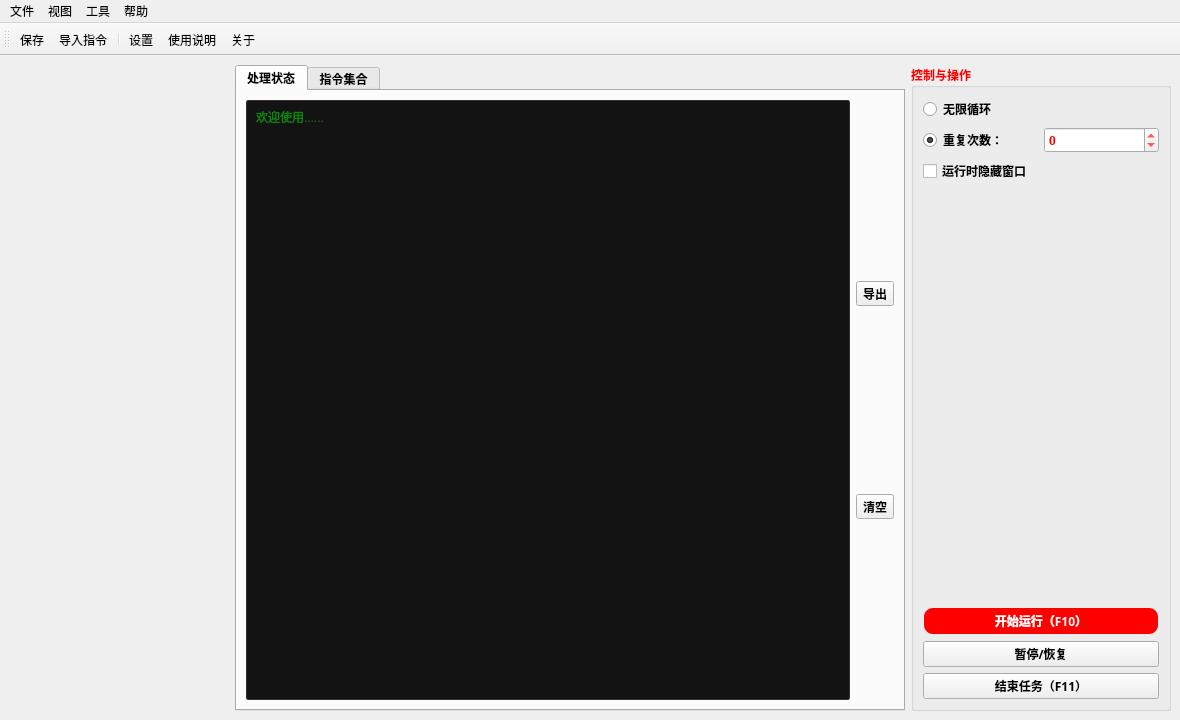
<?xml version='1.0' encoding='UTF-8'?>
<ui version="4.0">
 <class>MainWindow</class>
 <widget class="QMainWindow" name="MainWindow">
  <property name="geometry">
   <rect>
    <x>0</x>
    <y>0</y>
    <width>1180</width>
    <height>720</height>
   </rect>
  </property>
  <property name="font">
   <font>
    <family>Microsoft YaHei UI</family>
   </font>
  </property>
  <property name="windowTitle">
   <string>An Clicker    [v1.0.0 Beat]</string>
  </property>
  <property name="windowIcon">
   <iconset resource="../images.qrc">
    <normaloff>:/按钮图标/Window/res/图标.png</normaloff>:/按钮图标/Window/res/图标.png</iconset>
  </property>
  <property name="styleSheet">
   <string notr="true" />
  </property>
  <widget class="QWidget" name="centralwidget">
   <layout class="QGridLayout" name="gridLayout_4" columnstretch="0,1,0">
    <item row="0" column="0">
     <widget class="QWidget" name="instructionPaletteHost" native="true">
      <property name="minimumSize">
       <size>
        <width>220</width>
        <height>0</height>
       </size>
      </property>
      <layout class="QVBoxLayout" name="instructionPaletteLayout">
       <property name="leftMargin">
        <number>0</number>
       </property>
       <property name="topMargin">
        <number>0</number>
       </property>
       <property name="rightMargin">
        <number>0</number>
       </property>
       <property name="bottomMargin">
        <number>0</number>
       </property>
      </layout>
     </widget>
    </item>
    <item row="0" column="1">
     <widget class="QTabWidget" name="tabWidget">
      <property name="palette">
       <palette>
        <active>
         <colorrole role="Text">
          <brush brushstyle="SolidPattern">
           <color alpha="255">
            <red>255</red>
            <green>0</green>
            <blue>0</blue>
           </color>
          </brush>
         </colorrole>
         <colorrole role="PlaceholderText">
          <brush brushstyle="NoBrush">
           <color alpha="128">
            <red>255</red>
            <green>0</green>
            <blue>0</blue>
           </color>
          </brush>
         </colorrole>
        </active>
        <inactive>
         <colorrole role="Text">
          <brush brushstyle="SolidPattern">
           <color alpha="255">
            <red>255</red>
            <green>0</green>
            <blue>0</blue>
           </color>
          </brush>
         </colorrole>
         <colorrole role="PlaceholderText">
          <brush brushstyle="NoBrush">
           <color alpha="128">
            <red>255</red>
            <green>0</green>
            <blue>0</blue>
           </color>
          </brush>
         </colorrole>
        </inactive>
        <disabled>
         <colorrole role="Text">
          <brush brushstyle="SolidPattern">
           <color alpha="255">
            <red>120</red>
            <green>120</green>
            <blue>120</blue>
           </color>
          </brush>
         </colorrole>
         <colorrole role="PlaceholderText">
          <brush brushstyle="NoBrush">
           <color alpha="128">
            <red>255</red>
            <green>0</green>
            <blue>0</blue>
           </color>
          </brush>
         </colorrole>
        </disabled>
       </palette>
      </property>
      <property name="font">
       <font>
        <family>Microsoft YaHei UI</family>
        <bold>true</bold>
       </font>
      </property>
      <property name="tabPosition">
       <enum>QTabWidget::TabPosition::North</enum>
      </property>
      <property name="tabShape">
       <enum>QTabWidget::TabShape::Rounded</enum>
      </property>
      <property name="currentIndex">
       <number>0</number>
      </property>
      <property name="elideMode">
       <enum>Qt::TextElideMode::ElideMiddle</enum>
      </property>
      <widget class="QWidget" name="tab">
       <attribute name="title">
        <string>处理状态</string>
       </attribute>
       <layout class="QHBoxLayout" name="horizontalLayout">
        <item>
         <widget class="QTextEdit" name="textEdit">
          <property name="styleSheet">
           <string notr="true">QTextEdit {
    background-color: #131313;
    color: #00ff00;
    border: 1px solid #343434;
    border-radius: 2px;
    padding: 3px;
    padding-left: 5px;
}</string>
          </property>
          <property name="placeholderText">
           <string>欢迎使用......</string>
          </property>
         </widget>
        </item>
        <item>
         <layout class="QVBoxLayout" name="verticalLayout">
          <item>
           <spacer name="verticalSpacer">
            <property name="orientation">
             <enum>Qt::Orientation::Vertical</enum>
            </property>
            <property name="sizeHint" stdset="0">
             <size>
              <width>20</width>
              <height>40</height>
             </size>
            </property>
           </spacer>
          </item>
          <item>
           <widget class="QToolButton" name="toolButton_8">
            <property name="text">
             <string>导出</string>
            </property>
            <property name="icon">
             <iconset resource="../images.qrc">
              <normaloff>:/按钮图标/Window/res/导入指令.png</normaloff>:/按钮图标/Window/res/导入指令.png</iconset>
            </property>
           </widget>
          </item>
          <item>
           <spacer name="verticalSpacer_3">
            <property name="orientation">
             <enum>Qt::Orientation::Vertical</enum>
            </property>
            <property name="sizeHint" stdset="0">
             <size>
              <width>20</width>
              <height>40</height>
             </size>
            </property>
           </spacer>
          </item>
          <item>
           <widget class="QToolButton" name="toolButton_7">
            <property name="text">
             <string>清空</string>
            </property>
            <property name="icon">
             <iconset resource="../images.qrc">
              <normaloff>:/按钮图标/Window/res/清除.png</normaloff>:/按钮图标/Window/res/清除.png</iconset>
            </property>
           </widget>
          </item>
          <item>
           <spacer name="verticalSpacer_2">
            <property name="orientation">
             <enum>Qt::Orientation::Vertical</enum>
            </property>
            <property name="sizeHint" stdset="0">
             <size>
              <width>20</width>
              <height>40</height>
             </size>
            </property>
           </spacer>
          </item>
         </layout>
        </item>
       </layout>
      </widget>
      <widget class="QWidget" name="tab_2">
       <attribute name="title">
        <string>指令集合</string>
       </attribute>
       <layout class="QVBoxLayout" name="verticalLayout_2">
        <item>
         <widget class="QWidget" name="nodeEditorHost" native="true">
          <layout class="QVBoxLayout" name="nodeEditorLayout">
           <property name="leftMargin">
            <number>0</number>
           </property>
           <property name="topMargin">
            <number>0</number>
           </property>
           <property name="rightMargin">
            <number>0</number>
           </property>
           <property name="bottomMargin">
            <number>0</number>
           </property>
          </layout>
         </widget>
        </item>
        <item>
         <layout class="QHBoxLayout" name="horizontalLayout_4" stretch="1,1">
          <property name="spacing">
           <number>0</number>
          </property>
          <item>
           <layout class="QHBoxLayout" name="horizontalLayout_2" stretch="1,2,1">
            <property name="spacing">
             <number>0</number>
            </property>
           </layout>
          </item>
          <item>
           <layout class="QHBoxLayout" name="horizontalLayout_3">
            <property name="spacing">
             <number>0</number>
            </property>
            <item>
             <widget class="QPushButton" name="pushButton_3">
              <property name="font">
               <font>
                <family>Microsoft YaHei</family>
                <bold>true</bold>
               </font>
              </property>
              <property name="styleSheet">
               <string notr="true">QPushButton {
    background-color: red;
    color: white;
    border-radius: 10px; /* 设置圆角半径 */
    font-family: 'Microsoft YaHei'; /* 设置字体为微软雅黑 */
    padding: 3px 5px; /* 设置内边距，使按钮看起来更美观 */
border: 2px solid transparent; /* 设置边框为透明 */
}

QPushButton:hover {
    background-color: rgb(170, 0, 0); /* 设置鼠标悬停时的背景颜色 */
}

QPushButton:pressed {
    background-color: rgb(85, 85, 127); /* 设置按钮按下时的背景颜色 */
}</string>
              </property>
              <property name="text">
               <string>设置资源文件夹</string>
              </property>
             </widget>
            </item>
           </layout>
          </item>
         </layout>
        </item>
        <item>
         <widget class="QPushButton" name="pushButton">
          <property name="palette">
           <palette>
            <active>
             <colorrole role="Button">
              <brush brushstyle="SolidPattern">
               <color alpha="255">
                <red>255</red>
                <green>0</green>
                <blue>0</blue>
               </color>
              </brush>
             </colorrole>
             <colorrole role="Text">
              <brush brushstyle="SolidPattern">
               <color alpha="255">
                <red>255</red>
                <green>0</green>
                <blue>0</blue>
               </color>
              </brush>
             </colorrole>
             <colorrole role="ButtonText">
              <brush brushstyle="SolidPattern">
               <color alpha="255">
                <red>255</red>
                <green>0</green>
                <blue>0</blue>
               </color>
              </brush>
             </colorrole>
             <colorrole role="Base">
              <brush brushstyle="SolidPattern">
               <color alpha="255">
                <red>255</red>
                <green>255</green>
                <blue>255</blue>
               </color>
              </brush>
             </colorrole>
             <colorrole role="Window">
              <brush brushstyle="SolidPattern">
               <color alpha="255">
                <red>255</red>
                <green>0</green>
                <blue>0</blue>
               </color>
              </brush>
             </colorrole>
             <colorrole role="PlaceholderText">
              <brush brushstyle="NoBrush">
               <color alpha="128">
                <red>255</red>
                <green>0</green>
                <blue>0</blue>
               </color>
              </brush>
             </colorrole>
            </active>
            <inactive>
             <colorrole role="Button">
              <brush brushstyle="SolidPattern">
               <color alpha="255">
                <red>255</red>
                <green>0</green>
                <blue>0</blue>
               </color>
              </brush>
             </colorrole>
             <colorrole role="Text">
              <brush brushstyle="SolidPattern">
               <color alpha="255">
                <red>255</red>
                <green>0</green>
                <blue>0</blue>
               </color>
              </brush>
             </colorrole>
             <colorrole role="ButtonText">
              <brush brushstyle="SolidPattern">
               <color alpha="255">
                <red>255</red>
                <green>0</green>
                <blue>0</blue>
               </color>
              </brush>
             </colorrole>
             <colorrole role="Base">
              <brush brushstyle="SolidPattern">
               <color alpha="255">
                <red>255</red>
                <green>255</green>
                <blue>255</blue>
               </color>
              </brush>
             </colorrole>
             <colorrole role="Window">
              <brush brushstyle="SolidPattern">
               <color alpha="255">
                <red>255</red>
                <green>0</green>
                <blue>0</blue>
               </color>
              </brush>
             </colorrole>
             <colorrole role="PlaceholderText">
              <brush brushstyle="NoBrush">
               <color alpha="128">
                <red>255</red>
                <green>0</green>
                <blue>0</blue>
               </color>
              </brush>
             </colorrole>
            </inactive>
            <disabled>
             <colorrole role="Button">
              <brush brushstyle="SolidPattern">
               <color alpha="77">
                <red>249</red>
                <green>249</green>
                <blue>249</blue>
               </color>
              </brush>
             </colorrole>
             <colorrole role="Text">
              <brush brushstyle="SolidPattern">
               <color alpha="255">
                <red>120</red>
                <green>120</green>
                <blue>120</blue>
               </color>
              </brush>
             </colorrole>
             <colorrole role="ButtonText">
              <brush brushstyle="SolidPattern">
               <color alpha="92">
                <red>0</red>
                <green>0</green>
                <blue>0</blue>
               </color>
              </brush>
             </colorrole>
             <colorrole role="Base">
              <brush brushstyle="SolidPattern">
               <color alpha="255">
                <red>255</red>
                <green>0</green>
                <blue>0</blue>
               </color>
              </brush>
             </colorrole>
             <colorrole role="Window">
              <brush brushstyle="SolidPattern">
               <color alpha="255">
                <red>255</red>
                <green>0</green>
                <blue>0</blue>
               </color>
              </brush>
             </colorrole>
             <colorrole role="PlaceholderText">
              <brush brushstyle="NoBrush">
               <color alpha="128">
                <red>255</red>
                <green>0</green>
                <blue>0</blue>
               </color>
              </brush>
             </colorrole>
            </disabled>
           </palette>
          </property>
          <property name="font">
           <font>
            <family>微软雅黑</family>
            <pointsize>10</pointsize>
            <italic>false</italic>
            <bold>true</bold>
           </font>
          </property>
          <property name="styleSheet">
           <string notr="true" />
          </property>
          <property name="text">
           <string>添加指令（Ctrl+Enter）</string>
          </property>
          <property name="iconSize">
           <size>
            <width>40</width>
            <height>20</height>
           </size>
          </property>
          <property name="shortcut">
           <string>Ctrl+Return</string>
          </property>
         </widget>
        </item>
       </layout>
      </widget>
     </widget>
    </item>
    <item row="0" column="2">
     <widget class="QGroupBox" name="groupBox_3">
      <property name="minimumSize">
       <size>
        <width>260</width>
        <height>0</height>
       </size>
      </property>
      <property name="palette">
       <palette>
        <active>
         <colorrole role="WindowText">
          <brush brushstyle="SolidPattern">
           <color alpha="255">
            <red>255</red>
            <green>0</green>
            <blue>0</blue>
           </color>
          </brush>
         </colorrole>
        </active>
        <inactive>
         <colorrole role="WindowText">
          <brush brushstyle="SolidPattern">
           <color alpha="255">
            <red>255</red>
            <green>0</green>
            <blue>0</blue>
           </color>
          </brush>
         </colorrole>
        </inactive>
        <disabled>
         <colorrole role="WindowText">
          <brush brushstyle="SolidPattern">
           <color alpha="255">
            <red>120</red>
            <green>120</green>
            <blue>120</blue>
           </color>
          </brush>
         </colorrole>
        </disabled>
       </palette>
      </property>
      <property name="font">
       <font>
        <family>微软雅黑</family>
        <bold>true</bold>
       </font>
      </property>
      <property name="title">
       <string>控制与操作</string>
      </property>
      <layout class="QGridLayout" name="gridLayout_2">
       <item row="1" column="0">
        <widget class="QRadioButton" name="radioButton_2">
         <property name="enabled">
          <bool>true</bool>
         </property>
         <property name="palette">
          <palette>
           <active>
            <colorrole role="WindowText">
             <brush brushstyle="SolidPattern">
              <color alpha="255">
               <red>0</red>
               <green>0</green>
               <blue>0</blue>
              </color>
             </brush>
            </colorrole>
           </active>
           <inactive>
            <colorrole role="WindowText">
             <brush brushstyle="SolidPattern">
              <color alpha="255">
               <red>0</red>
               <green>0</green>
               <blue>0</blue>
              </color>
             </brush>
            </colorrole>
           </inactive>
           <disabled>
            <colorrole role="WindowText">
             <brush brushstyle="SolidPattern">
              <color alpha="255">
               <red>120</red>
               <green>120</green>
               <blue>120</blue>
              </color>
             </brush>
            </colorrole>
            <colorrole role="Button">
             <brush brushstyle="SolidPattern">
              <color alpha="77">
               <red>249</red>
               <green>249</green>
               <blue>249</blue>
              </color>
             </brush>
            </colorrole>
            <colorrole role="ButtonText">
             <brush brushstyle="SolidPattern">
              <color alpha="92">
               <red>0</red>
               <green>0</green>
               <blue>0</blue>
              </color>
             </brush>
            </colorrole>
           </disabled>
          </palette>
         </property>
         <property name="text">
          <string>重复次数：</string>
         </property>
         <property name="checked">
          <bool>true</bool>
         </property>
        </widget>
       </item>
       <item row="0" column="0">
        <widget class="QRadioButton" name="radioButton">
         <property name="palette">
          <palette>
           <active>
            <colorrole role="WindowText">
             <brush brushstyle="SolidPattern">
              <color alpha="255">
               <red>0</red>
               <green>0</green>
               <blue>0</blue>
              </color>
             </brush>
            </colorrole>
           </active>
           <inactive>
            <colorrole role="WindowText">
             <brush brushstyle="SolidPattern">
              <color alpha="255">
               <red>0</red>
               <green>0</green>
               <blue>0</blue>
              </color>
             </brush>
            </colorrole>
           </inactive>
           <disabled>
            <colorrole role="WindowText">
             <brush brushstyle="SolidPattern">
              <color alpha="255">
               <red>120</red>
               <green>120</green>
               <blue>120</blue>
              </color>
             </brush>
            </colorrole>
            <colorrole role="Button">
             <brush brushstyle="SolidPattern">
              <color alpha="77">
               <red>249</red>
               <green>249</green>
               <blue>249</blue>
              </color>
             </brush>
            </colorrole>
            <colorrole role="ButtonText">
             <brush brushstyle="SolidPattern">
              <color alpha="92">
               <red>0</red>
               <green>0</green>
               <blue>0</blue>
              </color>
             </brush>
            </colorrole>
           </disabled>
          </palette>
         </property>
         <property name="text">
          <string>无限循环</string>
         </property>
        </widget>
       </item>
       <item row="1" column="1">
        <widget class="QSpinBox" name="spinBox">
         <property name="palette">
          <palette>
           <active>
            <colorrole role="Text">
             <brush brushstyle="SolidPattern">
              <color alpha="255">
               <red>255</red>
               <green>0</green>
               <blue>0</blue>
              </color>
             </brush>
            </colorrole>
            <colorrole role="PlaceholderText">
             <brush brushstyle="NoBrush">
              <color alpha="128">
               <red>255</red>
               <green>0</green>
               <blue>0</blue>
              </color>
             </brush>
            </colorrole>
           </active>
           <inactive>
            <colorrole role="Text">
             <brush brushstyle="SolidPattern">
              <color alpha="255">
               <red>255</red>
               <green>0</green>
               <blue>0</blue>
              </color>
             </brush>
            </colorrole>
            <colorrole role="PlaceholderText">
             <brush brushstyle="NoBrush">
              <color alpha="128">
               <red>255</red>
               <green>0</green>
               <blue>0</blue>
              </color>
             </brush>
            </colorrole>
           </inactive>
           <disabled>
            <colorrole role="Text">
             <brush brushstyle="SolidPattern">
              <color alpha="255">
               <red>120</red>
               <green>120</green>
               <blue>120</blue>
              </color>
             </brush>
            </colorrole>
            <colorrole role="PlaceholderText">
             <brush brushstyle="NoBrush">
              <color alpha="128">
               <red>255</red>
               <green>0</green>
               <blue>0</blue>
              </color>
             </brush>
            </colorrole>
           </disabled>
          </palette>
         </property>
         <property name="font">
          <font>
           <family>SimSun</family>
           <bold>true</bold>
          </font>
         </property>
         <property name="minimum">
          <number>-1</number>
         </property>
         <property name="maximum">
          <number>1000000</number>
         </property>
         <property name="displayIntegerBase">
          <number>10</number>
         </property>
        </widget>
       </item>
       <item row="2" column="0">
        <widget class="QCheckBox" name="checkBox_2">
         <property name="palette">
          <palette>
           <active>
            <colorrole role="WindowText">
             <brush brushstyle="SolidPattern">
              <color alpha="255">
               <red>0</red>
               <green>0</green>
               <blue>0</blue>
              </color>
             </brush>
            </colorrole>
           </active>
           <inactive>
            <colorrole role="WindowText">
             <brush brushstyle="SolidPattern">
              <color alpha="255">
               <red>0</red>
               <green>0</green>
               <blue>0</blue>
              </color>
             </brush>
            </colorrole>
           </inactive>
           <disabled>
            <colorrole role="WindowText">
             <brush brushstyle="SolidPattern">
              <color alpha="255">
               <red>120</red>
               <green>120</green>
               <blue>120</blue>
              </color>
             </brush>
            </colorrole>
            <colorrole role="Button">
             <brush brushstyle="SolidPattern">
              <color alpha="77">
               <red>249</red>
               <green>249</green>
               <blue>249</blue>
              </color>
             </brush>
            </colorrole>
            <colorrole role="ButtonText">
             <brush brushstyle="SolidPattern">
              <color alpha="92">
               <red>0</red>
               <green>0</green>
               <blue>0</blue>
              </color>
             </brush>
            </colorrole>
           </disabled>
          </palette>
         </property>
         <property name="text">
          <string>运行时隐藏窗口</string>
         </property>
        </widget>
       </item>
       <item row="4" column="0" colspan="2">
         <spacer name="verticalSpacer_4">
          <property name="orientation">
           <enum>Qt::Orientation::Vertical</enum>
          </property>
          <property name="sizeHint" stdset="0">
           <size>
            <width>20</width>
            <height>40</height>
           </size>
          </property>
         </spacer>
       </item>
       <item row="5" column="0" colspan="2">
         <widget class="QPushButton" name="pushButton_5">
          <property name="font">
           <font>
            <family>Microsoft YaHei</family>
            <bold>true</bold>
           </font>
          </property>
          <property name="styleSheet">
           <string notr="true">QPushButton {
    background-color: red;
    color: white;
    border-radius: 10px;
    font-family: 'Microsoft YaHei';
    padding: 3px 5px;
    border: 2px solid transparent;
}

QPushButton:hover {
    background-color: rgb(170, 0, 0);
}

QPushButton:pressed {
    background-color: rgb(85, 85, 127);
}</string>
          </property>
          <property name="text">
           <string>开始运行（F10）</string>
          </property>
         </widget>
       </item>
       <item row="6" column="0" colspan="2">
         <widget class="QPushButton" name="pushButton_7">
          <property name="font">
           <font>
            <family>微软雅黑</family>
            <bold>true</bold>
           </font>
          </property>
          <property name="text">
           <string>暂停/恢复</string>
          </property>
         </widget>
       </item>
       <item row="7" column="0" colspan="2">
         <widget class="QPushButton" name="pushButton_6">
          <property name="font">
           <font>
            <family>微软雅黑</family>
            <bold>true</bold>
           </font>
          </property>
          <property name="text">
           <string>结束任务（F11）</string>
          </property>
         </widget>
       </item>
       </layout>
      </widget>
     </item>
   </layout>
  </widget>
  <widget class="QMenuBar" name="menubar">
   <property name="geometry">
    <rect>
     <x>0</x>
     <y>0</y>
     <width>1180</width>
     <height>33</height>
    </rect>
   </property>
   <widget class="QMenu" name="menu">
    <property name="title">
     <string>文件</string>
    </property>
    <widget class="QMenu" name="menu_5">
     <property name="title">
      <string>另存为</string>
     </property>
     <addaction name="actiona" />
    </widget>
    <widget class="QMenu" name="menuzv">
     <property name="title">
      <string>最近打开</string>
     </property>
    </widget>
    <addaction name="menu_5" />
    <addaction name="separator" />
    <addaction name="actionf" />
    <addaction name="menuzv" />
   </widget>
   <widget class="QMenu" name="menu_2">
    <property name="title">
     <string>帮助</string>
    </property>
    <addaction name="actionabout" />
    <addaction name="actionhelp" />
    <addaction name="actionk" />
   </widget>
   <widget class="QMenu" name="menu_4">
    <property name="title">
     <string>工具</string>
    </property>
    <addaction name="actions_2" />
   </widget>
   <widget class="QMenu" name="menu_3">
    <property name="title">
     <string>视图</string>
    </property>
    <addaction name="actiong" />
   </widget>
   <addaction name="menu" />
   <addaction name="menu_3" />
   <addaction name="menu_4" />
   <addaction name="menu_2" />
  </widget>
  <widget class="QToolBar" name="toolBar">
   <property name="enabled">
    <bool>true</bool>
   </property>
   <property name="windowTitle">
    <string>toolBar</string>
   </property>
   <attribute name="toolBarArea">
    <enum>TopToolBarArea</enum>
   </attribute>
   <attribute name="toolBarBreak">
    <bool>false</bool>
   </attribute>
   <addaction name="actionx" />
   <addaction name="actionf" />
   <addaction name="separator" />
   <addaction name="actions_2" />
   <addaction name="actionhelp" />
   <addaction name="actionabout" />
  </widget>
  <action name="actionabout">
   <property name="icon">
    <iconset resource="../images.qrc">
     <normaloff>:/按钮图标/Window/res/关于.png</normaloff>:/按钮图标/Window/res/关于.png</iconset>
   </property>
   <property name="text">
    <string>关于</string>
   </property>
  </action>
  <action name="actionhelp">
   <property name="icon">
    <iconset resource="../images.qrc">
     <normaloff>:/按钮图标/Window/res/帮助.png</normaloff>:/按钮图标/Window/res/帮助.png</iconset>
   </property>
   <property name="text">
    <string>使用说明</string>
   </property>
  </action>
  <action name="actionb">
   <property name="icon">
    <iconset resource="../images.qrc">
     <normaloff>:/按钮图标/Window/res/保存.png</normaloff>:/按钮图标/Window/res/保存.png</iconset>
   </property>
   <property name="text">
    <string>另存为DB</string>
   </property>
  </action>
  <action name="setting">
   <property name="icon">
    <iconset resource="../images.qrc">
     <normaloff>:/按钮图标/Window/res/设置.png</normaloff>:/按钮图标/Window/res/设置.png</iconset>
   </property>
   <property name="text">
    <string>设置</string>
   </property>
  </action>
  <action name="actionf">
   <property name="icon">
    <iconset resource="../images.qrc">
     <normaloff>:/按钮图标/Window/res/导入指令.png</normaloff>:/按钮图标/Window/res/导入指令.png</iconset>
   </property>
   <property name="text">
    <string>导入指令</string>
   </property>
   <property name="shortcut">
    <string>Ctrl+D</string>
   </property>
  </action>
  <action name="actions_2">
   <property name="icon">
    <iconset resource="../images.qrc">
     <normaloff>:/按钮图标/Window/res/设置.png</normaloff>:/按钮图标/Window/res/设置.png</iconset>
   </property>
   <property name="text">
    <string>设置</string>
   </property>
   <property name="shortcut">
    <string>Ctrl+I</string>
   </property>
  </action>
  <action name="actiong">
   <property name="checkable">
    <bool>true</bool>
   </property>
   <property name="checked">
    <bool>false</bool>
   </property>
   <property name="text">
    <string>工具栏</string>
   </property>
  </action>
  <action name="actiona">
   <property name="icon">
    <iconset resource="../images.qrc">
     <normaloff>:/按钮图标/Window/res/保存.png</normaloff>:/按钮图标/Window/res/保存.png</iconset>
   </property>
   <property name="text">
    <string>另保存为Excel</string>
   </property>
   <property name="shortcut">
    <string>Ctrl+Alt+S</string>
   </property>
  </action>
  <action name="actionk">
   <property name="icon">
    <iconset resource="../images.qrc">
     <normaloff>:/按钮图标/Window/res/帮助.png</normaloff>:/按钮图标/Window/res/帮助.png</iconset>
   </property>
   <property name="text">
    <string>快捷键说明</string>
   </property>
  </action>
  <action name="actionx">
   <property name="icon">
    <iconset resource="../images.qrc">
     <normaloff>:/按钮图标/Window/res/保存.png</normaloff>:/按钮图标/Window/res/保存.png</iconset>
   </property>
   <property name="text">
    <string>保存</string>
   </property>
   <property name="shortcut">
    <string>Ctrl+S</string>
   </property>
  </action>
  <action name="actionceui_1">
   <property name="text">
    <string>ceui_1</string>
   </property>
  </action>
  <action name="actiondh">
   <property name="text">
    <string>dh</string>
   </property>
  </action>
 </widget>
 <resources>
  <include location="../images.qrc" />
 </resources>
 <connections>
  <connection>
   <sender>actiong</sender>
   <signal>toggled(bool)</signal>
   <receiver>toolBar</receiver>
   <slot>setVisible(bool)</slot>
   <hints>
    <hint type="sourcelabel">
     <x>-1</x>
     <y>-1</y>
    </hint>
    <hint type="destinationlabel">
     <x>287</x>
     <y>38</y>
    </hint>
   </hints>
  </connection>
  <connection>
   <sender>toolButton_7</sender>
   <signal>clicked()</signal>
   <receiver>textEdit</receiver>
   <slot>clear()</slot>
   <hints>
    <hint type="sourcelabel">
     <x>524</x>
     <y>413</y>
    </hint>
    <hint type="destinationlabel">
     <x>263</x>
     <y>334</y>
    </hint>
   </hints>
  </connection>
 </connections>
</ui>
